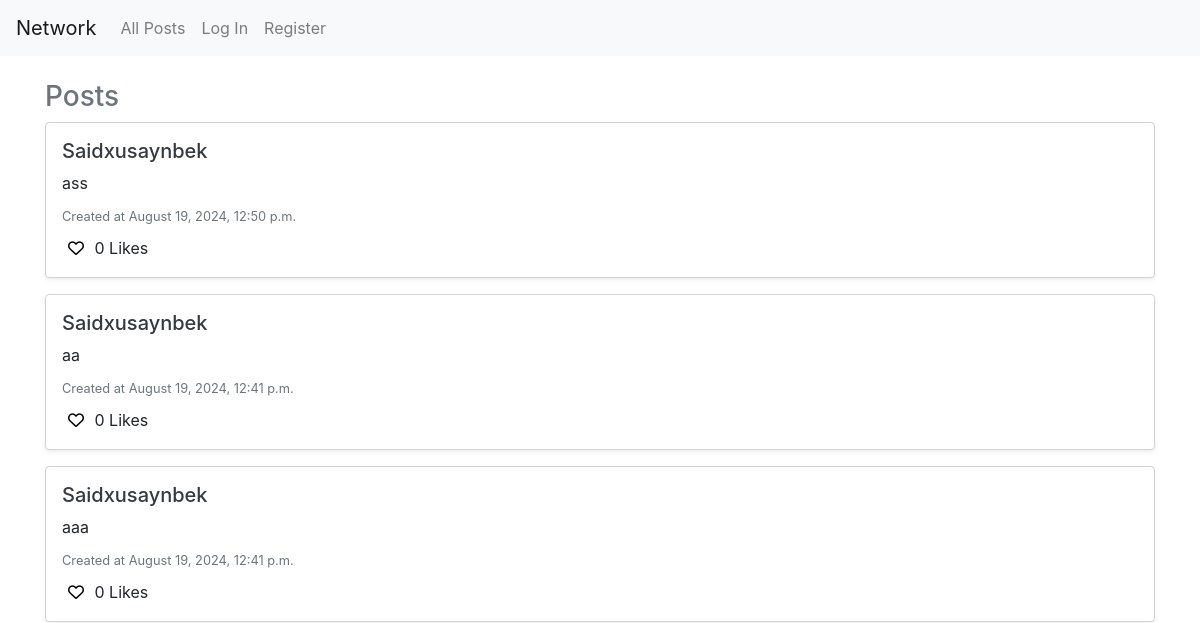
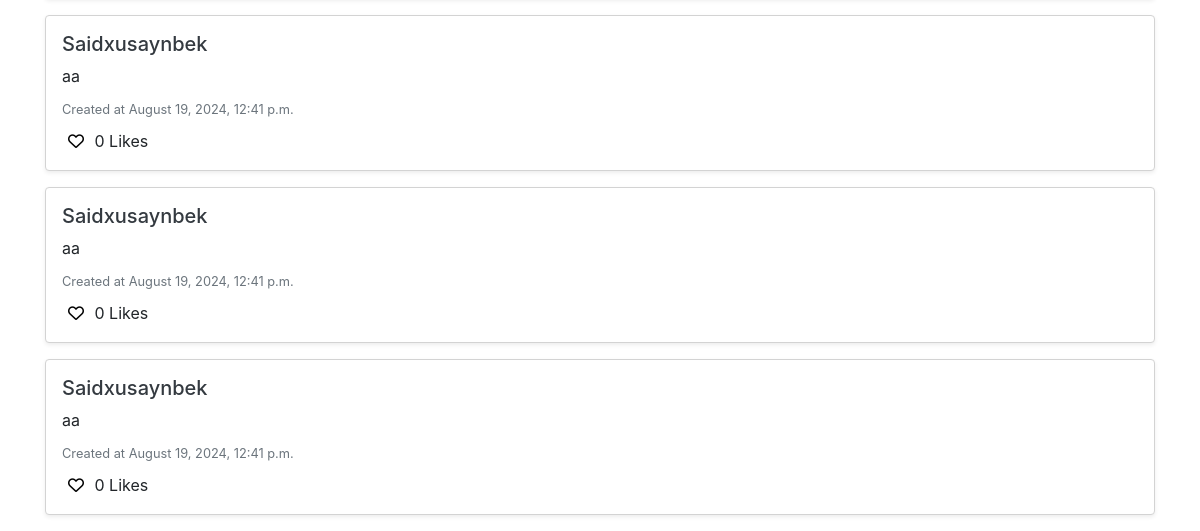
The app's page /allposts, older data (2 pictures, top to bottom).
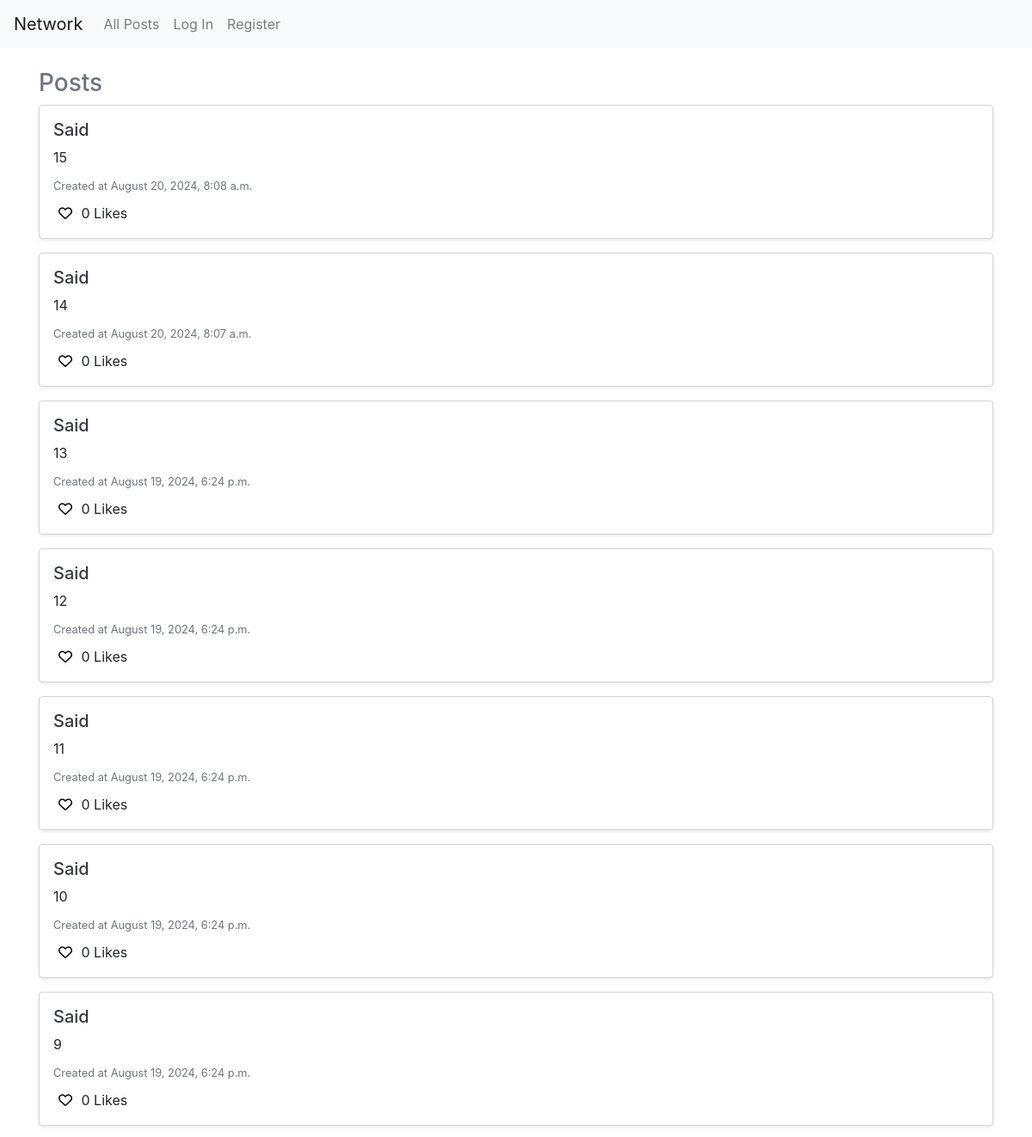
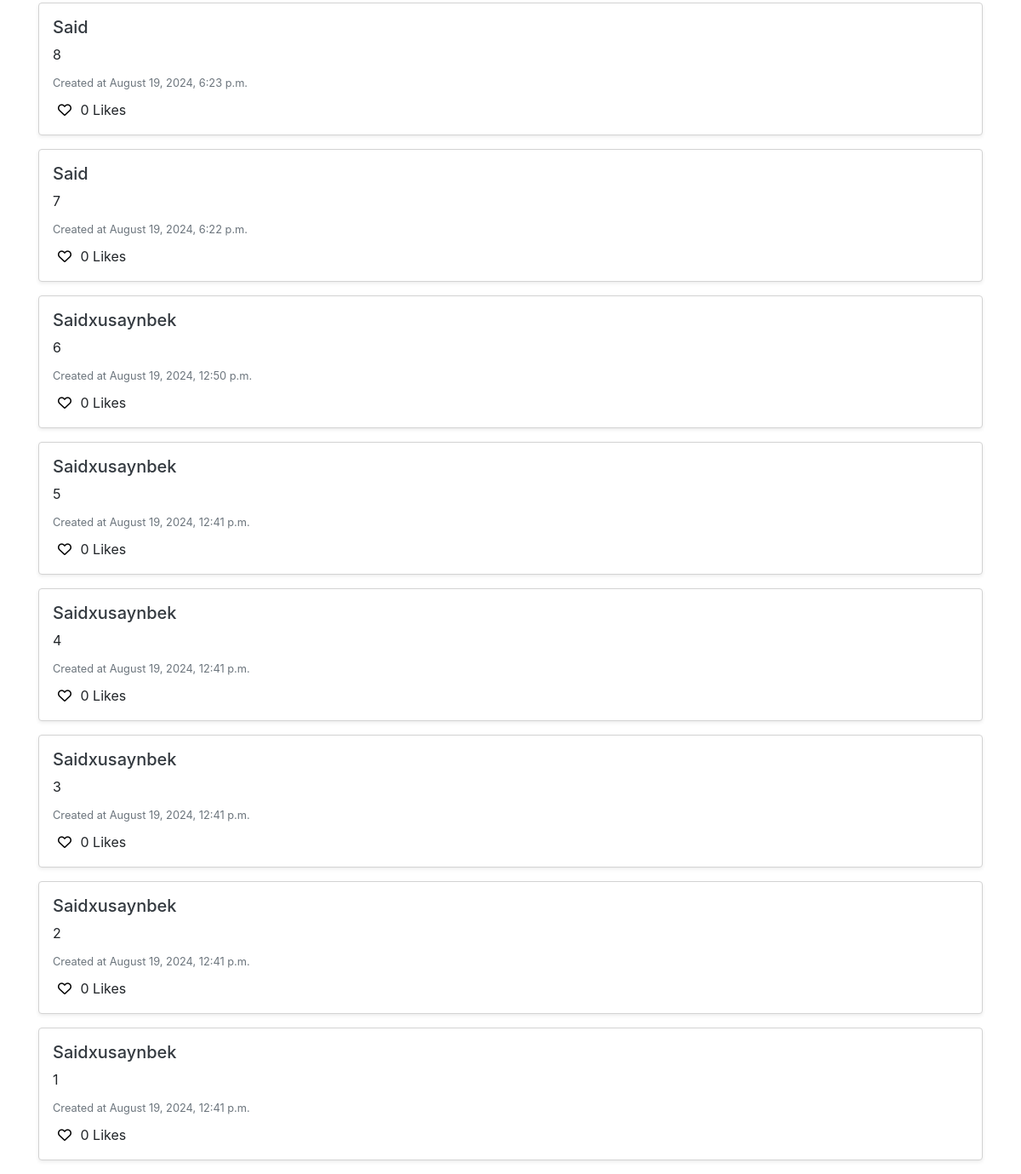
The same page, newer data (2 pictures, top to bottom).
### network/models.py (models this page shows)
class Post(models.Model):
    user = models.ForeignKey("User", on_delete=models.CASCADE, related_name="owner")
    content = models.CharField(max_length=300)
    timestap = models.DateTimeField(auto_now_add=True)

class User(AbstractUser):
    pass

### network/views.py (the view)
# urls.py: path("allposts", views.allposts, name="allposts"),
def allposts(request):
    posts = Post.objects.all().order_by('-timestap')
    return render(request, "network/allposts.html", {
        'posts': posts
    })

### network/templates/network/allposts.html
{% extends "network/layout.html" %}
{% block body %}
<div class="container mt-4">
<div class="posts-section mt-4">
    <h3 class="text-secondary">Posts</h3>
    {% if posts %}
        {% for post in posts %}
            <div id="new-post" class="post bg-white p-3 mb-3 rounded shadow-sm">
                <h5 class="text-dark">{{ post.user }}</h5>
                <p class="mb-2">{{ post.content }}</p>
                <small class="text-muted">Created at {{ post.timestap|date:"F j, Y, g:i a" }}</small>
                <div class="mt-2">
                    <button class="i-btn">
                        <i class="fa-regular fa-heart"></i>
                    </button>
                    <span>0 Likes</span>
                </div>
            </div>
        {% endfor %}
    {% else %}
        <p class="text-muted">No posts available.</p>
    {% endif %}
</div>
</div>
{% endblock %}

Row changes from the older to the newer data that the page shows:
added Post: user "Said", content "15", timestap "August 20, 2024, 8:08 a.m."
added Post: user "Said", content "14", timestap "August 20, 2024, 8:07 a.m."
added Post: user "Said", content "13", timestap "August 19, 2024, 6:24 p.m."
added Post: user "Said", content "12", timestap "August 19, 2024, 6:24 p.m."
added Post: user "Said", content "11", timestap "August 19, 2024, 6:24 p.m."
added Post: user "Said", content "10", timestap "August 19, 2024, 6:24 p.m."
added Post: user "Said", content "9", timestap "August 19, 2024, 6:24 p.m."
added Post: user "Said", content "8", timestap "August 19, 2024, 6:23 p.m."
added Post: user "Said", content "7", timestap "August 19, 2024, 6:22 p.m."
changed Post "August 19, 2024, 12:50 p.m.": content "ass" → "6"
changed Post (number 11 of 15 on the later page): content "aa" → "5"
changed Post (number 12 of 15 on the later page): content "aaa" → "4"
changed Post (number 13 of 15 on the later page): content "aa" → "3"
changed Post (number 14 of 15 on the later page): content "aa" → "2"
changed Post (number 15 of 15 on the later page): content "aa" → "1"
